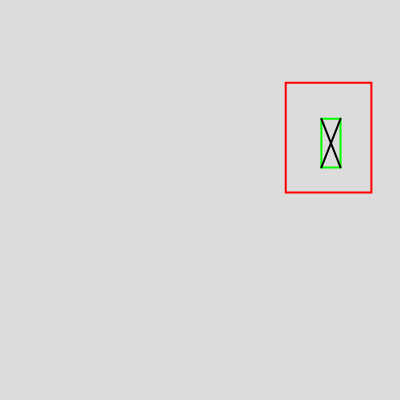
Frame 1 (no input)
Frame 60 (no input): identical to frame 1, image omitted
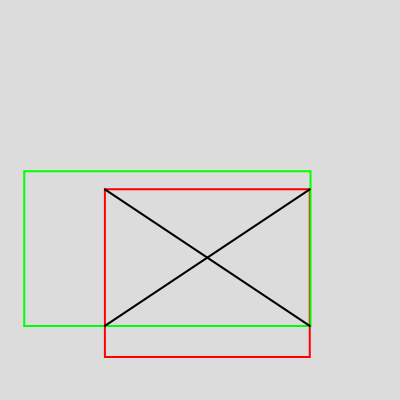
Frame 120 (the mouse pressed at the canvas centre since frame 60)

The p5.js sketch that drew these frames (run headless with seeded random() and noise() and a simulated clock; from frame 60 on, the mouse is pressed at the canvas centre):

// p5.js sketch
// ── sketch.js
let rect1Pos;
let rect1Size;
let rect2Pos;
let rect2Size;
let click = false;
let randomPosVector1;
let randomPosVector2;

function setup() {
  createCanvas(400, 400);
  rect1Pos = createVector(0, 0);
  rect1Size = createVector(0, 0);
  rect2Pos = createVector(0, 0);
  rect2Size = createVector(0, 0);
  randomPosVector1 = randomPos();
  rect1Pos.x = randomPosVector1.x;
  rect1Pos.y = randomPosVector1.y;
  rect1Size.x = random(0, width - rect1Pos.x);
  rect1Size.y = random(0, height - rect1Pos.y);
  randomPosVector2 = randomPos();
  rect2Pos.x = randomPosVector2.x;
  rect2Pos.y = randomPosVector2.y;
  rect2Size.x = random(0, width - rect2Pos.x);
  rect2Size.y = random(0, height - rect2Pos.y);
}

function draw() {
  background(220);
  noFill();
  stroke(0);
  strokeWeight(2);

  if (click) {
    randomPosVector1 = randomPos();
    rect1Pos.x = randomPosVector1.x;
    rect1Pos.y = randomPosVector1.y;
    rect1Size.x = random(0, width - rect1Pos.x);
    rect1Size.y = random(0, height - rect1Pos.y);
    randomPosVector2 = randomPos();
    rect2Pos.x = randomPosVector2.x;
    rect2Pos.y = randomPosVector2.y;
    rect2Size.x = random(0, width - rect2Pos.x);
    rect2Size.y = random(0, height - rect2Pos.y);
    click = false;
  }

  stroke(255, 0, 0);
  rect(rect1Pos.x, rect1Pos.y, rect1Size.x, rect1Size.y);

  stroke(0, 255, 0);
  rect(rect2Pos.x, rect2Pos.y, rect2Size.x, rect2Size.y);
  isIntersecting();
}

function randomPos() {
  return createVector(random(0, width), random(0, height));
}

function isIntersecting(rect1, rect2) {
  if (
    rect1Pos.x + rect1Size.x >= rect2Pos.x &&
    rect1Pos.x <= rect2Pos.x + rect2Size.x &&
    rect1Pos.y + rect1Size.y >= rect2Pos.y &&
    rect1Pos.y <= rect2Pos.y + rect2Size.y
  ) {
    stroke(0);
    line(
      max(min(rect1Pos.x), min(rect2Pos.x)),
      max(min(rect1Pos.y), min(rect2Pos.y)),
      min(max(rect1Pos.x + rect1Size.x), max(rect2Pos.x + rect2Size.x)),
      min(max(rect1Pos.y + rect1Size.y), max(rect2Pos.y + rect2Size.y))
    );

    line(
      max(min(rect1Pos.x), min(rect2Pos.x)),
      min(max(rect1Pos.y + rect1Size.y), max(rect2Pos.y + rect2Size.y)),
      min(max(rect1Pos.x + rect1Size.x), max(rect2Pos.x + rect2Size.x)),
      max(min(rect1Pos.y), min(rect2Pos.y))
    );
  }
}

function mousePressed() {
  click = true;
}
